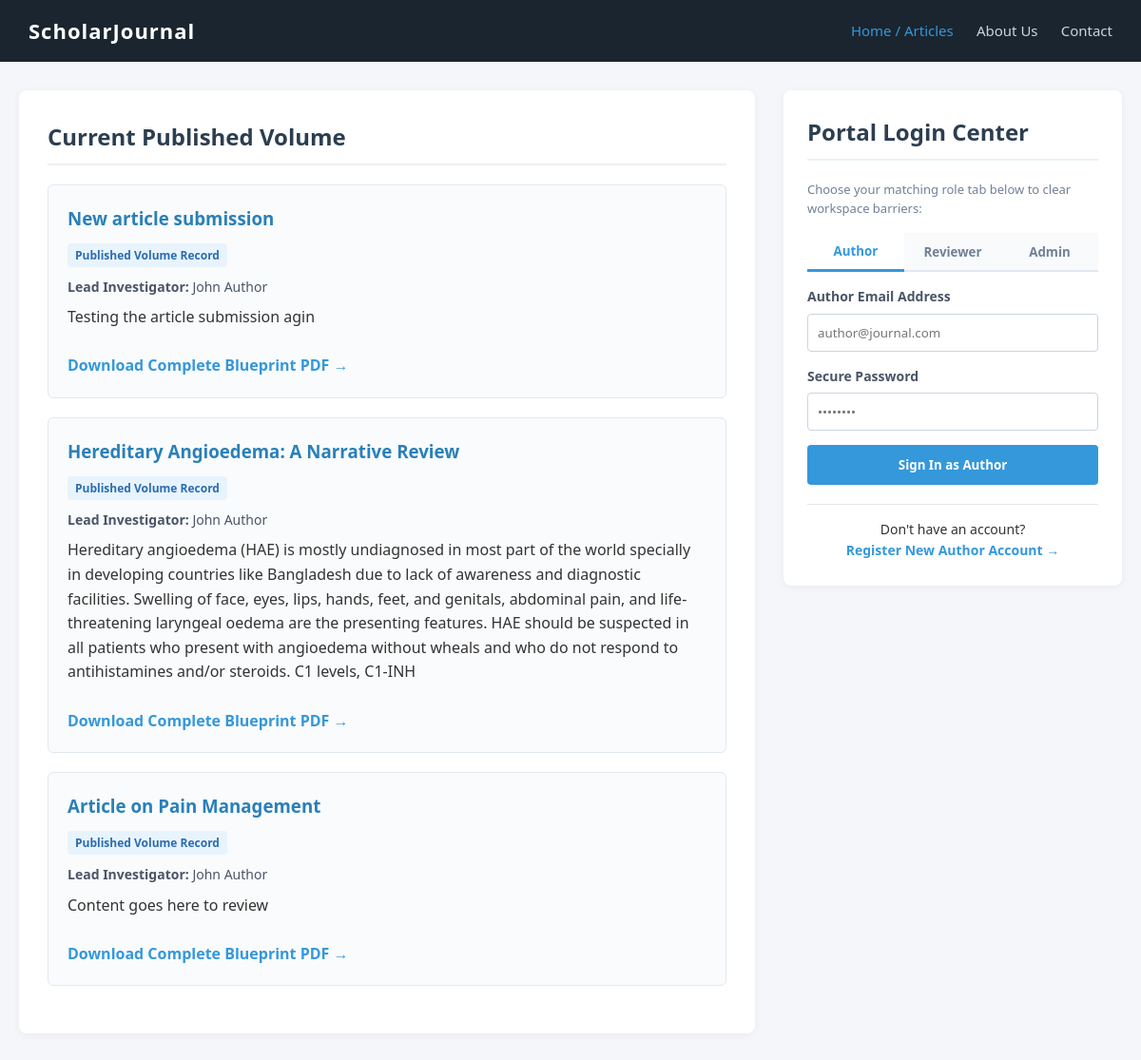
The page / on the database its author committed.
### tables this page shows
CREATE TABLE `articles` (
  `id` int(11) NOT NULL,
  `author_id` int(11) NOT NULL,
  `title` varchar(255) NOT NULL,
  `abstract` text NOT NULL,
  `file_path` varchar(255) NOT NULL,
  `status` enum('Submitted','Under Review','Accepted','Rejected','Published') DEFAULT 'Submitted',
  `formatted_file_path` varchar(255) DEFAULT NULL,
  `created_at` timestamp NOT NULL DEFAULT current_timestamp()
);

CREATE TABLE `users` (
  `id` int(11) NOT NULL,
  `username` varchar(50) NOT NULL,
  `email` varchar(100) NOT NULL,
  `password` varchar(255) NOT NULL,
  `role` enum('Author','Reviewer','Admin') NOT NULL DEFAULT 'Author',
  `created_at` timestamp NOT NULL DEFAULT current_timestamp()
);

### index.php (the view, shortened to what this page needs)
<?php
include 'db.php';
$view = $_GET['view'] ?? 'home';
?>
<!DOCTYPE html>
<html lang="en">
<head>
    <link rel="stylesheet" href="css/frontend.css">
</head>
<body>
    <header>
        <div class="logo">ScholarJournal</div>
        <nav>
            <a href="index.php?view=home" class="<?= $view == 'home' ? 'active' : '' ?>">Home / Articles</a>
            <a href="index.php?view=about" class="<?= $view == 'about' ? 'active' : '' ?>">About Us</a>
            <a href="index.php?view=contact" class="<?= $view == 'contact' ? 'active' : '' ?>">Contact</a>
        </nav>
    </header>
    <div class="wrapper">
        <main class="main-content">
            <?php if ($view == 'about'): ?>
                <h2>About Our Journal</h2>
                <p>ScholarJournal is a peer-reviewed open-access platform dedicated to publishing structural breakthroughs in research across modern multi-disciplinary domains.</p>
            <?php elseif ($view == 'contact'): ?>
                <h2>Contact Editorial Office</h2>
                <p>For formatting inquiries or publication processing, email us at: <strong>support@scholarjournal.org</strong></p>
            <?php else: ?>
                <h2>Current Published Volume</h2>
                <?php
                $query = "SELECT a.*, u.username FROM articles a JOIN users u ON a.author_id = u.id WHERE a.status = 'Published' ORDER BY a.id DESC";
                $published = $conn->query($query);
                if ($published && $published->num_rows > 0):
                    while($row = $published->fetch_assoc()):
                ?>
                        <div class="article-card">
                            <h3><?= htmlspecialchars($row['title']) ?></h3>
                            <span class="meta-tag">Published Volume Record</span>
                            <p style="font-size:14px; color:#4a5568; margin-bottom:8px;"><strong>Lead Investigator:</strong> <?= htmlspecialchars($row['username']) ?></p>
                            <p><?= htmlspecialchars($row['abstract']) ?></p><br>
                            <a href="<?= htmlspecialchars($row['formatted_file_path']) ?>" download style="color:#3498db; text-decoration:none; font-weight:600;">Download Complete Blueprint PDF &rarr;</a>
                        </div>
                <?php endwhile; else: ?>
                    <p style="color: #718096;">No articles have been officially published in this issue yet.</p>
                <?php endif; ?>
            <?php endif; ?>
        </main>
        <aside class="sidebar-panel">
            <?php if (isset($_GET['action']) && $_GET['action'] == 'register'): ?>
                <h2>Author Signup Portal</h2>
                <p style="font-size:13px; color:#718096; margin-bottom:15px;">Create your account below to access the manuscript submission queue tools.</p>
                <form action="process_registration.php" method="POST" class="login-form">
                    <label>Full Structural Name</label>
                    <input type="text" name="username" required placeholder="Dr. Jane Doe">
                    <label>Valid Institutional Email Address</label>
                    <input type="email" name="email" required placeholder="jane@university.edu">
                    <label>Secure System Password</label>
                    <input type="password" name="password" required placeholder="••••••••">
                    <button type="submit">Complete Registry Registration</button>
                </form>
                <div class="reg-box"><a href="index.php" style="color:#3498db; text-decoration:none;">&larr; Return to Workspace Login</a></div>
            <?php else: ?>
                <h2>Portal Login Center</h2>
                <p style="font-size: 13px; color: #718096; margin-bottom: 15px;">Choose your matching role tab below to clear workspace barriers:</p>
                <div class="tab-container">
                    <button class="login-tab active" onclick="switchLoginTab(event, 'author-tab')">Author</button>
                    <button class="login-tab" onclick="switchLoginTab(event, 'reviewer-tab')">Reviewer</button>
                    <button class="login-tab" onclick="switchLoginTab(event, 'admin-tab')">Admin</button>
                </div>
                <div id="author-tab" class="tab-content active">
                    <form action="process_tab_login.php" method="POST" class="login-form">
                        <label>Author Email Address</label>
                        <input type="email" name="email" required placeholder="author@journal.com">
                        <label>Secure Password</label>
                        <input type="password" name="password" required placeholder="••••••••">
                        <button type="submit">Sign In as Author</button>
                    </form>
                </div>
                <div class="reg-box">
                    Don't have an account? <br><a href="index.php?action=register" style="color:#3498db; font-weight:600; text-decoration:none;">Register New Author Account &rarr;</a>
                </div>
            <?php endif; ?>
        </aside>
    </div>
</body>
</html>

### css/frontend.css (style rules this page uses)
* { box-sizing: border-box; margin: 0; padding: 0; font-family: 'Segoe UI', Arial, sans-serif; }
body { background-color: #f4f6f9; color: #333; line-height: 1.6; }
header { background: #1a252f; padding: 15px 30px; display: flex; justify-content: space-between; align-items: center; color: #fff; }
header .logo { font-size: 22px; font-weight: bold; letter-spacing: 1px; }
nav a { color: #cbd5e1; text-decoration: none; margin-left: 20px; font-size: 15px; transition: color 0.2s; }
nav a:hover, nav a.active { color: #3498db; }
.wrapper { display: flex; max-width: 1300px; margin: 30px auto; padding: 0 20px; gap: 30px; }
.main-content { flex: 7; background: #fff; padding: 30px; border-radius: 8px; box-shadow: 0 2px 8px rgba(0,0,0,0.05); }
.sidebar-panel { flex: 3; background: #fff; padding: 25px; border-radius: 8px; box-shadow: 0 2px 8px rgba(0,0,0,0.05); height: fit-content; }
h2 { margin-bottom: 20px; color: #2c3e50; border-bottom: 2px solid #ecf0f1; padding-bottom: 8px; }
.article-card { background: #fafbfc; border: 1px solid #e2e8f0; padding: 20px; margin-bottom: 20px; border-radius: 6px; }
.article-card h3 { color: #2980b9; margin-bottom: 10px; }
.meta-tag { display: inline-block; background: #e8f4fd; color: #2b6cb0; font-size: 12px; padding: 3px 8px; border-radius: 4px; margin-bottom: 10px; font-weight: 600; }
.tab-container { display: flex; border-bottom: 2px solid #e2e8f0; margin-bottom: 15px; }
.login-tab { flex: 1; padding: 10px; text-align: center; background: #f8fafc; border: none; cursor: pointer; font-weight: 600; color: #718096; transition: all 0.2s; }
.login-tab.active { background: #fff; color: #3498db; border-bottom: 3px solid #3498db; margin-bottom: -2px; }
.tab-content { display: none; }
.tab-content.active { display: block; }
.login-form label { display: block; margin-bottom: 6px; font-weight: 600; font-size: 14px; color: #4a5568; }
.login-form input { width: 100%; padding: 10px; margin-bottom: 15px; border: 1px solid #cbd5e1; border-radius: 4px; }
.login-form button { width: 100%; background: #3498db; color: white; border: none; padding: 12px; border-radius: 4px; font-weight: bold; cursor: pointer; transition: background 0.2s; }
.reg-box { margin-top: 20px; padding-top: 15px; border-top: 1px solid #e2e8f0; text-align: center; font-size: 14px; }

### rows shown on the page
articles: title "New article submission", author.username "John Author", abstract "Testing the article submission agin"
articles: title "Hereditary Angioedema: A Narrative Review", author.username "John Author", abstract "Hereditary angioedema (HAE) is mostly undiagnosed in most part of the world specially in developing countries like Bangladesh due to lack of awareness and diagnostic facilities. Swelling of face, eyes, lips, hands, feet, and genitals, abdominal pain, and life-threatening laryngeal oedema are the presenting features. HAE should be suspected in all patients who present with angioedema without wheals and who do not respond to antihistamines and/or steroids. C1 levels, C1-INH"
articles: title "Article on Pain Management", author.username "John Author", abstract "Content goes here to review"
